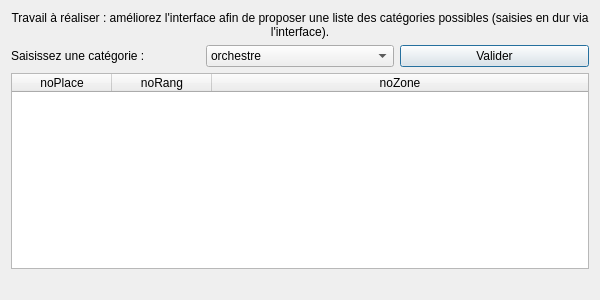
<?xml version="1.0" encoding="UTF-8"?>
<ui version="4.0">
 <class>fct_comp_1</class>
 <widget class="QDialog" name="fct_comp_1">
  <property name="geometry">
   <rect>
    <x>0</x>
    <y>0</y>
    <width>600</width>
    <height>300</height>
   </rect>
  </property>
  <property name="windowTitle">
   <string>Liste des places d'une catégorie (version 1)</string>
  </property>
  <property name="windowOpacity">
   <double>9.000000000000000</double>
  </property>
  <layout class="QVBoxLayout" name="verticalLayout">
   <item>
    <widget class="QLabel" name="label">
     <property name="text">
      <string>Travail à réaliser : améliorez l'interface afin de proposer une liste des catégories possibles (saisies en dur via l'interface).</string>
     </property>
     <property name="alignment">
      <set>Qt::AlignCenter</set>
     </property>
     <property name="wordWrap">
      <bool>true</bool>
     </property>
    </widget>
   </item>
   <item>
    <layout class="QHBoxLayout" name="horizontalLayout">
     <item>
      <widget class="QLabel" name="label_3">
       <property name="text">
        <string>Saisissez une catégorie :</string>
       </property>
      </widget>
     </item>
     <item>
      <widget class="QComboBox" name="comboBox_fct_comp_1">
       <item>
        <property name="text">
         <string>orchestre</string>
        </property>
       </item>
       <item>
        <property name="text">
         <string>balcon</string>
        </property>
       </item>
       <item>
        <property name="text">
         <string>poulailler</string>
        </property>
       </item>
      </widget>
     </item>
     <item>
      <widget class="QPushButton" name="pushButton_fct_comp_1">
       <property name="text">
        <string>Valider</string>
       </property>
      </widget>
     </item>
    </layout>
   </item>
   <item>
    <widget class="QTableWidget" name="table_fct_comp_1">
     <attribute name="horizontalHeaderMinimumSectionSize">
      <number>50</number>
     </attribute>
     <attribute name="horizontalHeaderStretchLastSection">
      <bool>true</bool>
     </attribute>
     <attribute name="verticalHeaderVisible">
      <bool>false</bool>
     </attribute>
     <column>
      <property name="text">
       <string>noPlace</string>
      </property>
     </column>
     <column>
      <property name="text">
       <string>noRang</string>
      </property>
     </column>
     <column>
      <property name="text">
       <string>noZone</string>
      </property>
     </column>
    </widget>
   </item>
   <item>
    <widget class="QLabel" name="label_fct_comp_1">
     <property name="text">
      <string/>
     </property>
     <property name="alignment">
      <set>Qt::AlignCenter</set>
     </property>
    </widget>
   </item>
  </layout>
 </widget>
 <resources/>
 <connections>
  <connection>
   <sender>pushButton_fct_comp_1</sender>
   <signal>clicked()</signal>
   <receiver>fct_comp_1</receiver>
   <slot>refreshResult()</slot>
   <hints>
    <hint type="sourcelabel">
     <x>351</x>
     <y>51</y>
    </hint>
    <hint type="destinationlabel">
     <x>444</x>
     <y>134</y>
    </hint>
   </hints>
  </connection>
 </connections>
 <slots>
  <slot>refreshResult()</slot>
 </slots>
</ui>
